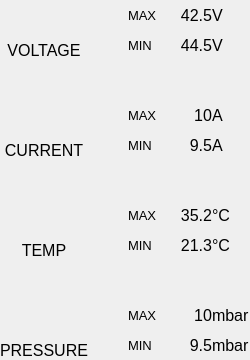
            <widget class="QWidget" name="Window_LiveData" native="true">
             <property name="minimumSize">
              <size>
               <width>250</width>
               <height>250</height>
              </size>
             </property>
             <property name="maximumSize">
              <size>
               <width>300</width>
               <height>600</height>
              </size>
             </property>
             <layout class="QGridLayout" name="gridLayout_3">
              <property name="leftMargin">
               <number>0</number>
              </property>
              <property name="topMargin">
               <number>0</number>
              </property>
              <property name="rightMargin">
               <number>0</number>
              </property>
              <property name="bottomMargin">
               <number>0</number>
              </property>
              <property name="spacing">
               <number>0</number>
              </property>
              <item row="10" column="3" colspan="2">
               <layout class="QHBoxLayout" name="Image_Min_Pressure">
                <item>
                 <widget class="QLabel" name="label_77">
                  <property name="minimumSize">
                   <size>
                    <width>20</width>
                    <height>20</height>
                   </size>
                  </property>
                  <property name="maximumSize">
                   <size>
                    <width>20</width>
                    <height>20</height>
                   </size>
                  </property>
                  <property name="text">
                   <string/>
                  </property>
                  <property name="pixmap">
                   <pixmap resource="../../../GUI-BASESTATION/GUI_01/resources.qrc">:/icons/icons_bright/icon_down_w.png</pixmap>
                  </property>
                  <property name="scaledContents">
                   <bool>true</bool>
                  </property>
                 </widget>
                </item>
                <item>
                 <widget class="QLabel" name="label_78">
                  <property name="font">
                   <font>
                    <pointsize>10</pointsize>
                   </font>
                  </property>
                  <property name="text">
                   <string>MIN</string>
                  </property>
                 </widget>
                </item>
               </layout>
              </item>
              <item row="9" column="3" colspan="2">
               <layout class="QHBoxLayout" name="Image_Max_Pressure">
                <item>
                 <widget class="QLabel" name="label_79">
                  <property name="minimumSize">
                   <size>
                    <width>20</width>
                    <height>20</height>
                   </size>
                  </property>
                  <property name="maximumSize">
                   <size>
                    <width>20</width>
                    <height>20</height>
                   </size>
                  </property>
                  <property name="text">
                   <string/>
                  </property>
                  <property name="pixmap">
                   <pixmap resource="../../../GUI-BASESTATION/GUI_01/resources.qrc">:/icons/icons_bright/icon_up_w.png</pixmap>
                  </property>
                  <property name="scaledContents">
                   <bool>true</bool>
                  </property>
                 </widget>
                </item>
                <item>
                 <widget class="QLabel" name="label_80">
                  <property name="font">
                   <font>
                    <pointsize>10</pointsize>
                   </font>
                  </property>
                  <property name="text">
                   <string>MAX</string>
                  </property>
                 </widget>
                </item>
               </layout>
              </item>
              <item row="5" column="2">
               <spacer name="verticalSpacer_6">
                <property name="orientation">
                 <enum>Qt::Vertical</enum>
                </property>
                <property name="sizeHint" stdset="0">
                 <size>
                  <width>20</width>
                  <height>40</height>
                 </size>
                </property>
               </spacer>
              </item>
              <item row="8" column="2">
               <spacer name="verticalSpacer_4">
                <property name="orientation">
                 <enum>Qt::Vertical</enum>
                </property>
                <property name="sizeHint" stdset="0">
                 <size>
                  <width>20</width>
                  <height>40</height>
                 </size>
                </property>
               </spacer>
              </item>
              <item row="2" column="2">
               <spacer name="verticalSpacer_5">
                <property name="orientation">
                 <enum>Qt::Vertical</enum>
                </property>
                <property name="sizeHint" stdset="0">
                 <size>
                  <width>20</width>
                  <height>40</height>
                 </size>
                </property>
               </spacer>
              </item>
              <item row="7" column="5">
               <layout class="QHBoxLayout" name="Values_Min_Temp">
                <item>
                 <widget class="QLabel" name="value_temp_min">
                  <property name="minimumSize">
                   <size>
                    <width>40</width>
                    <height>30</height>
                   </size>
                  </property>
                  <property name="maximumSize">
                   <size>
                    <width>60</width>
                    <height>40</height>
                   </size>
                  </property>
                  <property name="font">
                   <font>
                    <pointsize>12</pointsize>
                   </font>
                  </property>
                  <property name="text">
                   <string>21.3</string>
                  </property>
                  <property name="alignment">
                   <set>Qt::AlignRight|Qt::AlignTrailing|Qt::AlignVCenter</set>
                  </property>
                 </widget>
                </item>
                <item>
                 <widget class="QLabel" name="MinTemp_Unit">
                  <property name="font">
                   <font>
                    <pointsize>12</pointsize>
                   </font>
                  </property>
                  <property name="text">
                   <string>°C</string>
                  </property>
                 </widget>
                </item>
               </layout>
              </item>
              <item row="7" column="3" colspan="2">
               <layout class="QHBoxLayout" name="Image_Min_Temp">
                <item>
                 <widget class="QLabel" name="label_39">
                  <property name="minimumSize">
                   <size>
                    <width>20</width>
                    <height>20</height>
                   </size>
                  </property>
                  <property name="maximumSize">
                   <size>
                    <width>20</width>
                    <height>20</height>
                   </size>
                  </property>
                  <property name="text">
                   <string/>
                  </property>
                  <property name="pixmap">
                   <pixmap resource="../../../GUI-BASESTATION/GUI_01/resources.qrc">:/icons/icons_bright/icon_down_w.png</pixmap>
                  </property>
                  <property name="scaledContents">
                   <bool>true</bool>
                  </property>
                 </widget>
                </item>
                <item>
                 <widget class="QLabel" name="label_51">
                  <property name="font">
                   <font>
                    <pointsize>10</pointsize>
                   </font>
                  </property>
                  <property name="text">
                   <string>MIN</string>
                  </property>
                 </widget>
                </item>
               </layout>
              </item>
              <item row="10" column="5">
               <layout class="QHBoxLayout" name="Values_Min_Pressure">
                <item>
                 <widget class="QLabel" name="value_pressure_min">
                  <property name="minimumSize">
                   <size>
                    <width>40</width>
                    <height>30</height>
                   </size>
                  </property>
                  <property name="maximumSize">
                   <size>
                    <width>60</width>
                    <height>40</height>
                   </size>
                  </property>
                  <property name="font">
                   <font>
                    <pointsize>12</pointsize>
                   </font>
                  </property>
                  <property name="text">
                   <string>9.5</string>
                  </property>
                  <property name="alignment">
                   <set>Qt::AlignRight|Qt::AlignTrailing|Qt::AlignVCenter</set>
                  </property>
                 </widget>
                </item>
                <item>
                 <widget class="QLabel" name="MinPressure_Unit">
                  <property name="font">
                   <font>
                    <pointsize>12</pointsize>
                   </font>
                  </property>
                  <property name="text">
                   <string>mbar</string>
                  </property>
                 </widget>
                </item>
               </layout>
              </item>
              <item row="9" column="5">
               <layout class="QHBoxLayout" name="Values_Max_Pressure">
                <item>
                 <widget class="QLabel" name="value_pressure_max">
                  <property name="minimumSize">
                   <size>
                    <width>40</width>
                    <height>30</height>
                   </size>
                  </property>
                  <property name="maximumSize">
                   <size>
                    <width>60</width>
                    <height>40</height>
                   </size>
                  </property>
                  <property name="font">
                   <font>
                    <pointsize>12</pointsize>
                   </font>
                  </property>
                  <property name="text">
                   <string>10</string>
                  </property>
                  <property name="alignment">
                   <set>Qt::AlignRight|Qt::AlignTrailing|Qt::AlignVCenter</set>
                  </property>
                 </widget>
                </item>
                <item>
                 <widget class="QLabel" name="MaxPressure_Unit">
                  <property name="font">
                   <font>
                    <pointsize>12</pointsize>
                   </font>
                  </property>
                  <property name="text">
                   <string>mbar</string>
                  </property>
                 </widget>
                </item>
               </layout>
              </item>
              <item row="4" column="5">
               <layout class="QHBoxLayout" name="Values_Min_Current">
                <item>
                 <widget class="QLabel" name="value_current_min">
                  <property name="minimumSize">
                   <size>
                    <width>40</width>
                    <height>30</height>
                   </size>
                  </property>
                  <property name="maximumSize">
                   <size>
                    <width>60</width>
                    <height>40</height>
                   </size>
                  </property>
                  <property name="font">
                   <font>
                    <pointsize>12</pointsize>
                   </font>
                  </property>
                  <property name="text">
                   <string>9.5</string>
                  </property>
                  <property name="alignment">
                   <set>Qt::AlignRight|Qt::AlignTrailing|Qt::AlignVCenter</set>
                  </property>
                 </widget>
                </item>
                <item>
                 <widget class="QLabel" name="MinCurrent_Unit">
                  <property name="font">
                   <font>
                    <pointsize>12</pointsize>
                   </font>
                  </property>
                  <property name="text">
                   <string>A</string>
                  </property>
                 </widget>
                </item>
               </layout>
              </item>
              <item row="0" column="5">
               <layout class="QHBoxLayout" name="Values_Max_Voltage">
                <item>
                 <widget class="QLabel" name="value_voltage_max">
                  <property name="minimumSize">
                   <size>
                    <width>40</width>
                    <height>30</height>
                   </size>
                  </property>
                  <property name="maximumSize">
                   <size>
                    <width>60</width>
                    <height>40</height>
                   </size>
                  </property>
                  <property name="font">
                   <font>
                    <pointsize>12</pointsize>
                   </font>
                  </property>
                  <property name="text">
                   <string>42.5</string>
                  </property>
                  <property name="alignment">
                   <set>Qt::AlignRight|Qt::AlignTrailing|Qt::AlignVCenter</set>
                  </property>
                 </widget>
                </item>
                <item>
                 <widget class="QLabel" name="MaxVoltage_Unit">
                  <property name="font">
                   <font>
                    <pointsize>12</pointsize>
                   </font>
                  </property>
                  <property name="text">
                   <string>V</string>
                  </property>
                 </widget>
                </item>
               </layout>
              </item>
              <item row="1" column="3" colspan="2">
               <layout class="QHBoxLayout" name="Image_Min_Voltage">
                <item>
                 <widget class="QLabel" name="label_42">
                  <property name="minimumSize">
                   <size>
                    <width>20</width>
                    <height>20</height>
                   </size>
                  </property>
                  <property name="maximumSize">
                   <size>
                    <width>20</width>
                    <height>20</height>
                   </size>
                  </property>
                  <property name="text">
                   <string/>
                  </property>
                  <property name="pixmap">
                   <pixmap resource="../../../GUI-BASESTATION/GUI_01/resources.qrc">:/icons/icons_bright/icon_down_w.png</pixmap>
                  </property>
                  <property name="scaledContents">
                   <bool>true</bool>
                  </property>
                 </widget>
                </item>
                <item>
                 <widget class="QLabel" name="label_47">
                  <property name="font">
                   <font>
                    <pointsize>10</pointsize>
                   </font>
                  </property>
                  <property name="text">
                   <string>MIN</string>
                  </property>
                 </widget>
                </item>
               </layout>
              </item>
              <item row="3" column="0" rowspan="2">
               <layout class="QVBoxLayout" name="Image_Current">
                <item>
                 <widget class="QLabel" name="label_34">
                  <property name="minimumSize">
                   <size>
                    <width>40</width>
                    <height>40</height>
                   </size>
                  </property>
                  <property name="maximumSize">
                   <size>
                    <width>40</width>
                    <height>40</height>
                   </size>
                  </property>
                  <property name="text">
                   <string/>
                  </property>
                  <property name="pixmap">
                   <pixmap resource="../../../GUI-BASESTATION/GUI_01/resources.qrc">:/icons/icons_bright/icon_current_w.png</pixmap>
                  </property>
                  <property name="scaledContents">
                   <bool>true</bool>
                  </property>
                 </widget>
                </item>
                <item>
                 <widget class="QLabel" name="label_44">
                  <property name="font">
                   <font>
                    <pointsize>12</pointsize>
                   </font>
                  </property>
                  <property name="text">
                   <string>CURRENT</string>
                  </property>
                  <property name="alignment">
                   <set>Qt::AlignCenter</set>
                  </property>
                 </widget>
                </item>
               </layout>
              </item>
              <item row="3" column="3" colspan="2">
               <layout class="QHBoxLayout" name="Image_Max_Current">
                <item>
                 <widget class="QLabel" name="label_36">
                  <property name="minimumSize">
                   <size>
                    <width>20</width>
                    <height>20</height>
                   </size>
                  </property>
                  <property name="maximumSize">
                   <size>
                    <width>20</width>
                    <height>20</height>
                   </size>
                  </property>
                  <property name="text">
                   <string/>
                  </property>
                  <property name="pixmap">
                   <pixmap resource="../../../GUI-BASESTATION/GUI_01/resources.qrc">:/icons/icons_bright/icon_up_w.png</pixmap>
                  </property>
                  <property name="scaledContents">
                   <bool>true</bool>
                  </property>
                 </widget>
                </item>
                <item>
                 <widget class="QLabel" name="label_48">
                  <property name="font">
                   <font>
                    <pointsize>10</pointsize>
                   </font>
                  </property>
                  <property name="text">
                   <string>MAX</string>
                  </property>
                 </widget>
                </item>
               </layout>
              </item>
              <item row="0" column="3" colspan="2">
               <layout class="QHBoxLayout" name="Image_Max_Voltage">
                <item>
                 <widget class="QLabel" name="label_41">
                  <property name="minimumSize">
                   <size>
                    <width>20</width>
                    <height>20</height>
                   </size>
                  </property>
                  <property name="maximumSize">
                   <size>
                    <width>20</width>
                    <height>20</height>
                   </size>
                  </property>
                  <property name="text">
                   <string/>
                  </property>
                  <property name="pixmap">
                   <pixmap resource="../../../GUI-BASESTATION/GUI_01/resources.qrc">:/icons/icons_bright/icon_up_w.png</pixmap>
                  </property>
                  <property name="scaledContents">
                   <bool>true</bool>
                  </property>
                 </widget>
                </item>
                <item>
                 <widget class="QLabel" name="label_46">
                  <property name="font">
                   <font>
                    <pointsize>10</pointsize>
                   </font>
                  </property>
                  <property name="text">
                   <string>MAX</string>
                  </property>
                 </widget>
                </item>
               </layout>
              </item>
              <item row="3" column="5">
               <layout class="QHBoxLayout" name="Values_Max_Current">
                <item>
                 <widget class="QLabel" name="value_current_max">
                  <property name="minimumSize">
                   <size>
                    <width>40</width>
                    <height>30</height>
                   </size>
                  </property>
                  <property name="maximumSize">
                   <size>
                    <width>60</width>
                    <height>40</height>
                   </size>
                  </property>
                  <property name="font">
                   <font>
                    <pointsize>12</pointsize>
                   </font>
                  </property>
                  <property name="text">
                   <string>10</string>
                  </property>
                  <property name="alignment">
                   <set>Qt::AlignRight|Qt::AlignTrailing|Qt::AlignVCenter</set>
                  </property>
                 </widget>
                </item>
                <item>
                 <widget class="QLabel" name="MaxCurrent_Unit">
                  <property name="font">
                   <font>
                    <pointsize>12</pointsize>
                   </font>
                  </property>
                  <property name="text">
                   <string>A</string>
                  </property>
                 </widget>
                </item>
               </layout>
              </item>
              <item row="4" column="3" colspan="2">
               <layout class="QHBoxLayout" name="Image_Min_Current">
                <item>
                 <widget class="QLabel" name="label_38">
                  <property name="minimumSize">
                   <size>
                    <width>20</width>
                    <height>20</height>
                   </size>
                  </property>
                  <property name="maximumSize">
                   <size>
                    <width>20</width>
                    <height>20</height>
                   </size>
                  </property>
                  <property name="text">
                   <string/>
                  </property>
                  <property name="pixmap">
                   <pixmap resource="../../../GUI-BASESTATION/GUI_01/resources.qrc">:/icons/icons_bright/icon_down_w.png</pixmap>
                  </property>
                  <property name="scaledContents">
                   <bool>true</bool>
                  </property>
                 </widget>
                </item>
                <item>
                 <widget class="QLabel" name="label_49">
                  <property name="font">
                   <font>
                    <pointsize>10</pointsize>
                   </font>
                  </property>
                  <property name="text">
                   <string>MIN</string>
                  </property>
                 </widget>
                </item>
               </layout>
              </item>
              <item row="6" column="0" rowspan="2">
               <layout class="QVBoxLayout" name="Image_Temp">
                <item>
                 <widget class="QLabel" name="label_35">
                  <property name="minimumSize">
                   <size>
                    <width>40</width>
                    <height>40</height>
                   </size>
                  </property>
                  <property name="maximumSize">
                   <size>
                    <width>40</width>
                    <height>40</height>
                   </size>
                  </property>
                  <property name="text">
                   <string/>
                  </property>
                  <property name="pixmap">
                   <pixmap resource="../../../GUI-BASESTATION/GUI_01/resources.qrc">:/icons/icons_bright/icon_temperature_w.png</pixmap>
                  </property>
                  <property name="scaledContents">
                   <bool>true</bool>
                  </property>
                 </widget>
                </item>
                <item>
                 <widget class="QLabel" name="label_45">
                  <property name="font">
                   <font>
                    <pointsize>12</pointsize>
                   </font>
                  </property>
                  <property name="text">
                   <string>TEMP</string>
                  </property>
                  <property name="alignment">
                   <set>Qt::AlignCenter</set>
                  </property>
                 </widget>
                </item>
               </layout>
              </item>
              <item row="0" column="0" rowspan="2">
               <layout class="QVBoxLayout" name="Image_Voltage">
                <item>
                 <widget class="QLabel" name="label_40">
                  <property name="minimumSize">
                   <size>
                    <width>40</width>
                    <height>40</height>
                   </size>
                  </property>
                  <property name="maximumSize">
                   <size>
                    <width>40</width>
                    <height>40</height>
                   </size>
                  </property>
                  <property name="text">
                   <string/>
                  </property>
                  <property name="pixmap">
                   <pixmap resource="../../../GUI-BASESTATION/GUI_01/resources.qrc">:/icons/icons_bright/icon_voltage_w.png</pixmap>
                  </property>
                  <property name="scaledContents">
                   <bool>true</bool>
                  </property>
                 </widget>
                </item>
                <item>
                 <widget class="QLabel" name="label_43">
                  <property name="font">
                   <font>
                    <pointsize>12</pointsize>
                   </font>
                  </property>
                  <property name="text">
                   <string>VOLTAGE</string>
                  </property>
                  <property name="alignment">
                   <set>Qt::AlignCenter</set>
                  </property>
                 </widget>
                </item>
               </layout>
              </item>
              <item row="1" column="5">
               <layout class="QHBoxLayout" name="Values_Min_Voltage">
                <item>
                 <widget class="QLabel" name="value_voltage_min">
                  <property name="minimumSize">
                   <size>
                    <width>40</width>
                    <height>30</height>
                   </size>
                  </property>
                  <property name="maximumSize">
                   <size>
                    <width>60</width>
                    <height>40</height>
                   </size>
                  </property>
                  <property name="font">
                   <font>
                    <pointsize>12</pointsize>
                   </font>
                  </property>
                  <property name="text">
                   <string>44.5</string>
                  </property>
                  <property name="alignment">
                   <set>Qt::AlignRight|Qt::AlignTrailing|Qt::AlignVCenter</set>
                  </property>
                 </widget>
                </item>
                <item>
                 <widget class="QLabel" name="MinVoltage_Unit">
                  <property name="font">
                   <font>
                    <pointsize>12</pointsize>
                   </font>
                  </property>
                  <property name="text">
                   <string>V</string>
                  </property>
                 </widget>
                </item>
               </layout>
              </item>
              <item row="6" column="3" colspan="2">
               <layout class="QHBoxLayout" name="Image_Max_Temp">
                <item>
                 <widget class="QLabel" name="label_37">
                  <property name="minimumSize">
                   <size>
                    <width>20</width>
                    <height>20</height>
                   </size>
                  </property>
                  <property name="maximumSize">
                   <size>
                    <width>20</width>
                    <height>20</height>
                   </size>
                  </property>
                  <property name="text">
                   <string/>
                  </property>
                  <property name="pixmap">
                   <pixmap resource="../../../GUI-BASESTATION/GUI_01/resources.qrc">:/icons/icons_bright/icon_up_w.png</pixmap>
                  </property>
                  <property name="scaledContents">
                   <bool>true</bool>
                  </property>
                 </widget>
                </item>
                <item>
                 <widget class="QLabel" name="label_50">
                  <property name="font">
                   <font>
                    <pointsize>10</pointsize>
                   </font>
                  </property>
                  <property name="text">
                   <string>MAX</string>
                  </property>
                 </widget>
                </item>
               </layout>
              </item>
              <item row="6" column="5">
               <layout class="QHBoxLayout" name="Values_Max_Temp">
                <item>
                 <widget class="QLabel" name="value_temp_max">
                  <property name="minimumSize">
                   <size>
                    <width>40</width>
                    <height>30</height>
                   </size>
                  </property>
                  <property name="maximumSize">
                   <size>
                    <width>60</width>
                    <height>40</height>
                   </size>
                  </property>
                  <property name="font">
                   <font>
                    <pointsize>12</pointsize>
                   </font>
                  </property>
                  <property name="text">
                   <string>35.2</string>
                  </property>
                  <property name="alignment">
                   <set>Qt::AlignRight|Qt::AlignTrailing|Qt::AlignVCenter</set>
                  </property>
                 </widget>
                </item>
                <item>
                 <widget class="QLabel" name="MaxTemp_Unit">
                  <property name="font">
                   <font>
                    <pointsize>12</pointsize>
                   </font>
                  </property>
                  <property name="text">
                   <string>°C</string>
                  </property>
                 </widget>
                </item>
               </layout>
              </item>
              <item row="9" column="0" rowspan="2">
               <layout class="QVBoxLayout" name="Image_Pressure">
                <item>
                 <widget class="QLabel" name="label_17">
                  <property name="minimumSize">
                   <size>
                    <width>40</width>
                    <height>40</height>
                   </size>
                  </property>
                  <property name="maximumSize">
                   <size>
                    <width>40</width>
                    <height>40</height>
                   </size>
                  </property>
                  <property name="text">
                   <string/>
                  </property>
                  <property name="pixmap">
                   <pixmap resource="../../../GUI-BASESTATION/GUI_01/resources.qrc">:/icons/icons_bright/icon_pressure_w.png</pixmap>
                  </property>
                  <property name="scaledContents">
                   <bool>true</bool>
                  </property>
                 </widget>
                </item>
                <item>
                 <widget class="QLabel" name="label_18">
                  <property name="font">
                   <font>
                    <pointsize>12</pointsize>
                   </font>
                  </property>
                  <property name="text">
                   <string>PRESSURE</string>
                  </property>
                 </widget>
                </item>
               </layout>
              </item>
             </layout>
            </widget>
